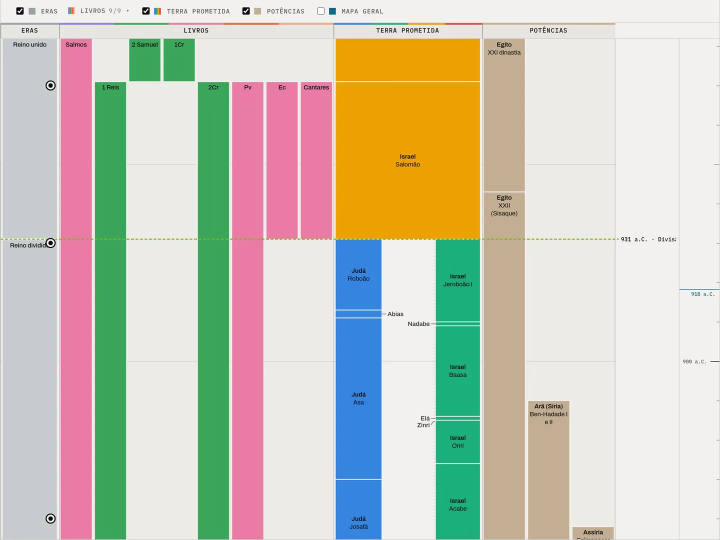
#> input picture frontend/inicio/previa-linha-claro.webp, 1440 x 1080 px, given in place of 2053.png, which was not available (shown at 1/2 size)
$ python fonte.py
#> lines starting #> are read from the running program, lines starting #| are printed output that depends on the picture; after the words box and inside, x2 and y2 are one past the last pixel; in counts of white or black regions, pixels touching at a corner belong together; pictures that were not available may be replaced by others from this repository, and a replacement may not be noted
#> further down, im is the input picture: shape (1080, 1440, 3); mean B, G, R 184.6, 200.3, 202.9
### scripts/mapa-geral/experimentos/texto_det2.py
# Detecção de texto v2: letras do vídeo são neutras (cinza-escuro ou branco), regiões são coloridas.
# Máscara: escuro = black-hat>30 & cinza<=150 & croma<=45; claro = top-hat>30 & cinza>=190 & croma<=40.
# Componentes com forma de letra; palavras = letras na mesma linha (sobreposição vertical >= 50 %) com vão <= 0,7 h.
import sys,json,numpy as np,cv2
V2='scripts/mapa-geral/.cache/v2/'
def mascaras(im):
    g=cv2.cvtColor(im,cv2.COLOR_BGR2GRAY)
    ch=(im.max(2).astype(np.int16)-im.min(2)).astype(np.int16)
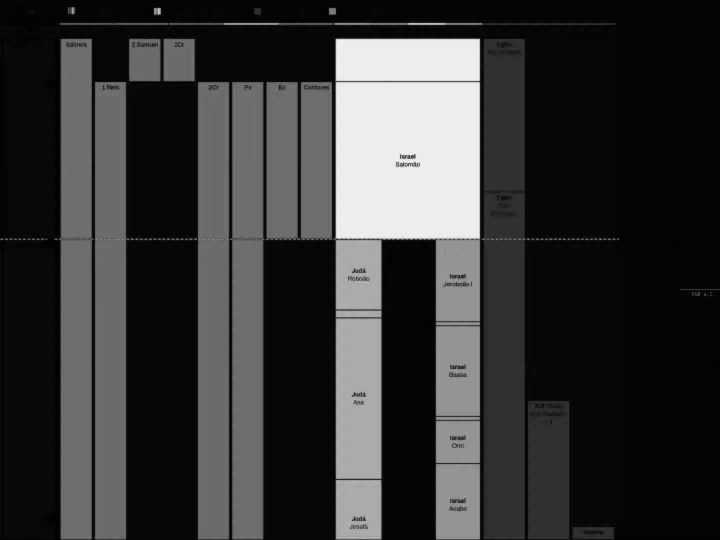
#> ch: shape (1080, 1440) int16 (shown at 1/2 size); min 0, max 252, mean 54.8
    med=cv2.medianBlur(g,15).astype(np.int16); gi=g.astype(np.int16)
#> after `med = cv2.medianBlur(g, 15).astype(np.int16)`:
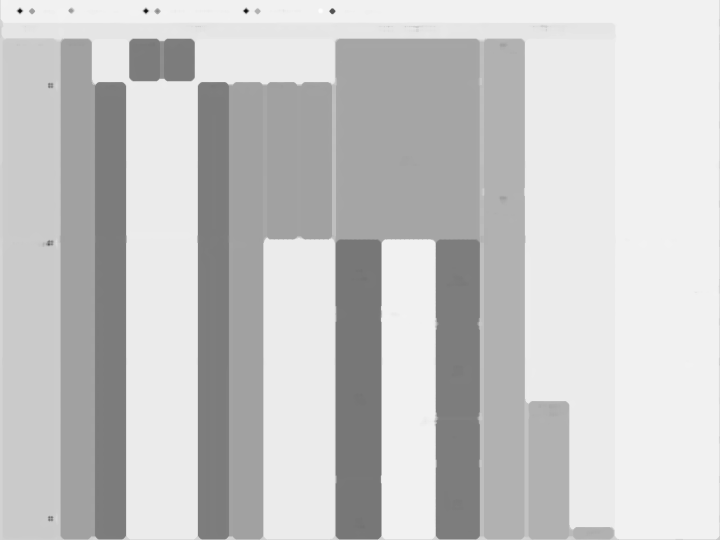
#> med: shape (1080, 1440) int16 (shown at 1/2 size); min 13, max 254, mean 199
    bh=med-gi; th=gi-med
#> after `bh = med - gi`:
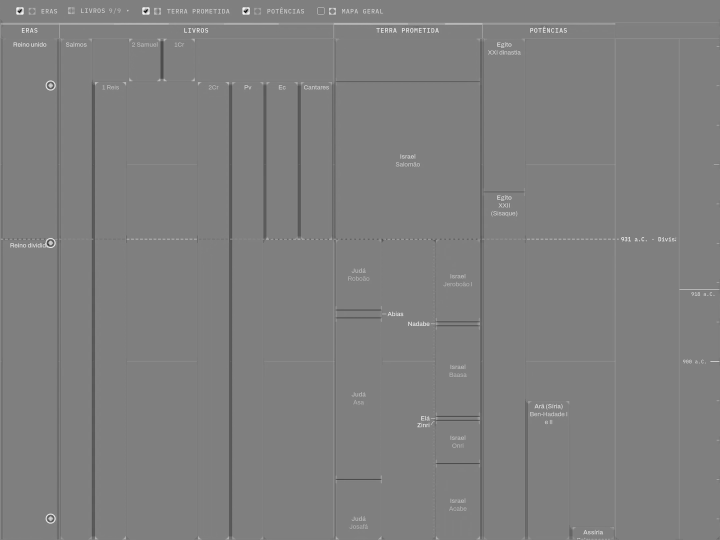
#> bh: shape (1080, 1440) int16 (shown at 1/2 size); min -242, max 241, mean -0.1; drawn with min black and max white
#> after `th = gi - med`:
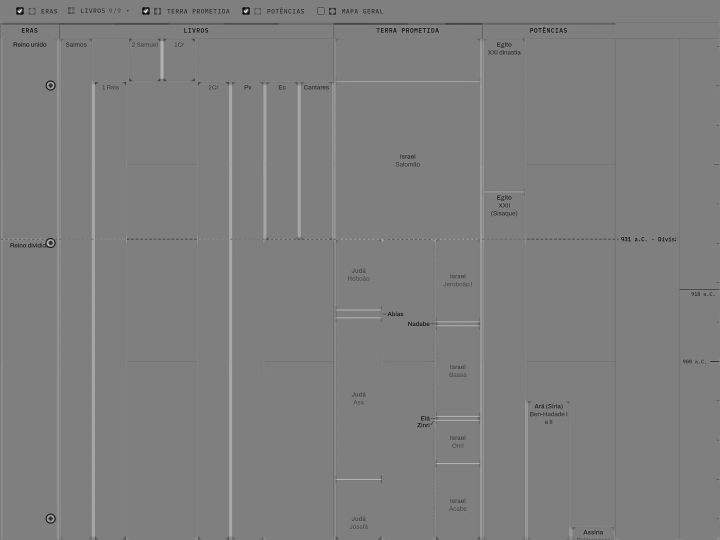
#> th: shape (1080, 1440) int16 (shown at 1/2 size); min -241, max 242, mean 0.1; drawn with min black and max white
    out={'escuro':(bh>30)&(g<=150)&(ch<=60),'claro':(th>30)&(g>=175)}
    k5=cv2.getStructuringElement(cv2.MORPH_RECT,(5,5)); k3=np.ones((3,3),np.uint8)
    for n,m in out.items():      # traço de letra é fino: tira as partes grossas (terra, mancha) e a borda delas
        m8=m.astype(np.uint8); grosso=cv2.dilate(cv2.morphologyEx(m8,cv2.MORPH_OPEN,k5),k3)
        out[n]=m&(grosso==0)
#> this loop made 2 passes
#> n on passes 1 to 2: 'escuro', 'claro'
#> pass 1, in mascaras, `m8 = m.astype(np.uint8)`:
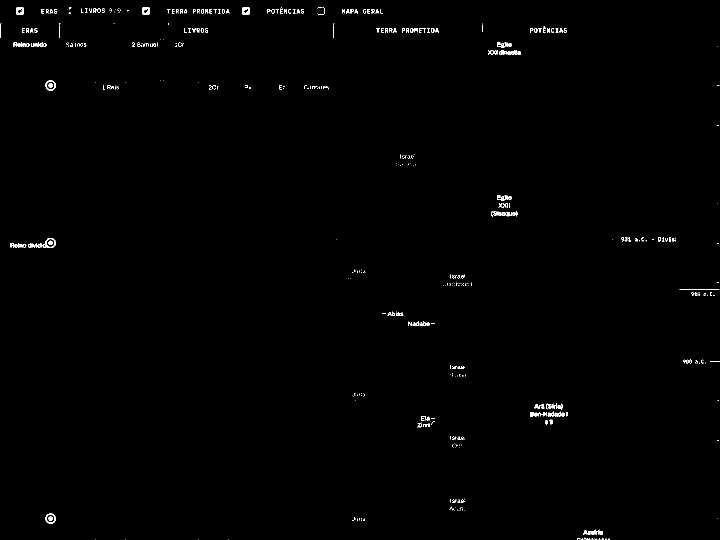
#> m8: shape (1080, 1440) (shown at 1/2 size); values 0 (black) and 1 (white), 0.52% white in thin lines or dots
#> pass 1, in mascaras, `grosso = cv2.dilate(cv2.morphologyEx(m8, cv2.MORPH_OPEN, k5), k3)`:
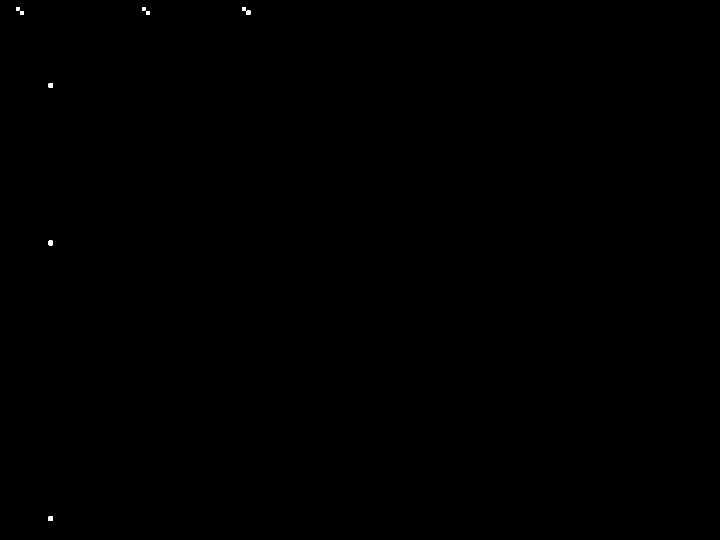
#> grosso: shape (1080, 1440) (shown at 1/2 size); values 0 (black) and 1 (white), 0.04% white; 9 white regions, largest, box (x1, y1, x2, y2) and area: (97, 166, 106, 176) 86, (97, 481, 106, 491) 86, (97, 1033, 106, 1042) 80
#> after the loop, out = 2 items
    return out
def letras(b):
    n,lab,st,_=cv2.connectedComponentsWithStats(b.astype(np.uint8),connectivity=8)
#> lab: shape (1080, 1440) int32; 476 distinct labels, from 0 to 475
#> n = 476; st = 476 rows, first 6: [0, 0, 1440, 1080, 1547499], [39, 15, 8, 8, 41], [138, 15, 5, 4, 11], [291, 15, 8, 7, 38], [492, 15, 8, 6, 34], [561, 15, 4, 2, 4]
    out=[]
    for i in range(1,n):
        x,y,w,h,a=st[i]
        if 2<=h<=34 and w<=300 and a<=(0.92*w*h+4 if w<=1.5*h else 0.7*w*h): out.append([x,y,w,h,a])
#> this loop made 475 passes
#> after the loop, out = 347 items, first 6: [39, 15, 8, 8, 41], [138, 15, 5, 4, 11], [291, 15, 8, 7, 38], [492, 15, 8, 6, 34], [561, 15, 4, 2, 4], [635, 15, 10, 2, 10]
    return out
def agrupar(L):
    L=sorted(L,key=lambda t:t[0]); pai=list(range(len(L)))
#> after `L = sorted(L, key=lambda t: t[0])`: L = 347 items, first 6: [1, 47, 2, 29, 30], [21, 486, 7, 9, 45], [27, 85, 17, 9, 85], [29, 488, 6, 7, 31], [33, 21, 7, 8, 35], [36, 488, 2, 7, 14]
#> after `pai = list(range(len(L)))`: pai = 347 values from 0 to 346
    def f(i):
        while pai[i]!=i: pai[i]=pai[pai[i]]; i=pai[i]
        return i
    for i,(x,y,w,h,a) in enumerate(L):
        for j in range(i+1,len(L)):
            x2,y2,w2,h2,a2=L[j]
            if x2>x+w+40: break
            hh=max(h,h2,6); gap=x2-(x+w)
            ov=min(y+h,y2+h2)-max(y,y2)
            if gap<=0.7*hh and ov>=0.5*min(h,h2) and max(h,h2)<=2.2*max(3,min(h,h2)) or (gap<=0.7*hh and min(h,h2)<=3 and ov>=0):
                pai[f(j)]=f(i)
#> this loop made 347 passes
#> after the loop, pai = 347 values, max 344 at index 344, min 0 at index 0, mean 166.6
    g={}
    for i in range(len(L)): g.setdefault(f(i),[]).append(L[i])
#> after the loop, g = 99 items
    out=[]
    for m in g.values():
        x0=min(t[0] for t in m); y0=min(t[1] for t in m); x1=max(t[0]+t[2] for t in m); y1=max(t[1]+t[3] for t in m)
        hs=sorted(t[3] for t in m); hm=hs[len(hs)//2]
        if (len([t for t in m if t[3]>=3])>=2 or (len(m)==1 and m[0][2]>=2*m[0][3])) and 3<=hm<=30 and y1-y0>=5 and x1-x0>=1.2*(y1-y0): out.append((int(x0),int(y0),int(x1-x0),int(y1-y0),len(m)))
#> this loop made 99 passes
#> (m, x0, y0, x1, y1, hs, hm) on passes 1, 4, 5, 8, 9, 10, 11, 12, 14: ([[1, 47, 2, 29, 30]], 1, 47, 3, 76, [29], 29), ([[33, 21, 7, 8, 35]], 33, 21, 40, 29, [8], 8), ([[39, 15, 8, 8, 41]], 39, 15, 47, 23, [8], 8), ([[85, 476, 27, 20, 174]], 85, 476, 112, 496, [20], 20), ([[91, 161, 21, 20, 142]], 91, 161, 112, 181, [20], 20), ([[91, 1027, 21, 21, 145]], 91, 1027, 112, 1048, [21], 21), ([[118, 46, 3, 4, 6]], 118, 46, 121, 50, [4], 4), ([[118, 51, 1, 25, 25]], 118, 51, 119, 76, [25], 25), ([[137, 24, 5, 4, 11]], 137, 24, 142, 28, [4], 4)
#> (x0, y0, x1, y1, hs, hm) on passes 2, 3, 6, 7, 13, 16: (21, 486, 84, 495, [7, 7, 7, 7, 7, 7, 7, 9, 9, 9], 7), (27, 84, 93, 94, [2, 2, 7, 7, 8, 8, 8, 8, 9, 10], 8), (44, 56, 75, 65, [9, 9, 9, 9], 9), (83, 18, 114, 27, [9, 9, 9, 9], 9), (132, 85, 173, 94, [2, 2, 3, 3, 4, 6, 6, 7, 8], 4), (162, 17, 210, 26, [9, 9, 9, 9, 9, 9], 9)
    return out
def detectar(im):
    return [(nome,)+p[:4] for nome,b in mascaras(im).items() for p in agrupar(letras(b))]
#> in letras (call 2), `n,lab,st,_=cv2.connectedComponentsWithStats(b.astype(np.uint8),connect..`:
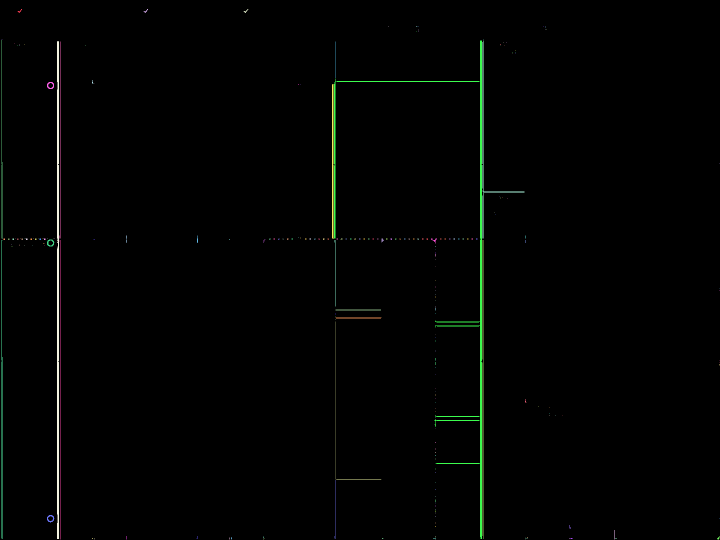
#> lab: shape (1080, 1440) int32 (shown at 1/2 size); 227 distinct labels, from 0 to 226; one colour per label, 0 black
#> the loop in agrupar (call 2), `for i,(x,y,w,h,a) in enumerate(L):` made 119 passes
#> (x, y, w, h, a) on passes 1 to 12: (7, 477, 3, 3, 9), (16, 477, 3, 3, 9), (25, 477, 3, 3, 9), (34, 477, 3, 3, 9), (35, 18, 9, 8, 23), (38, 489, 1, 3, 3), (43, 477, 3, 3, 9), (51, 476, 4, 4, 10), (61, 477, 3, 3, 9), (70, 477, 3, 3, 9), (79, 477, 3, 3, 9), (87, 476, 4, 4, 10)
#> the loop in agrupar (call 2), `for i in range(len(L)): g.setdefault(f(i),[]).append(L[i])` made 119 passes
#> the loop in agrupar (call 2), `for m in g.values():` made 113 passes
# [5 lines that do not run on import are left out]

### scripts/mapa-geral/experimentos/fonte.py
# Qual fonte (e tamanho) o vídeo usa nos rótulos? Renderiza o texto conhecido e correlaciona com o recorte.
import sys,os,glob,cv2,numpy as np
from PIL import Image,ImageDraw,ImageFont
sys.path.insert(0,'scripts/mapa-geral/experimentos')
import texto_det2 as td
SS=8
def tinta(im,nome,x,y,w,h,P=6):
    g=cv2.cvtColor(im[y-P:y+h+P,x-P:x+w+P],cv2.COLOR_BGR2GRAY).astype(np.float32)
    med=np.median(g)
    t=(med-g) if nome=='escuro' else (g-med)
    return np.clip(t/max(1,t.max()),0,1)
def render(fonte,txt,tam,var=None):
    f=ImageFont.truetype(fonte,tam*SS)
    if var:
        try: f.set_variation_by_name(var)
        except Exception: pass
    l,t,r,b=f.getbbox(txt)
    im=Image.new('L',(r-l+4*SS,b-t+4*SS),0); ImageDraw.Draw(im).text((2*SS-l,2*SS-t),txt,font=f,fill=255)
    return np.asarray(im,np.float32)/255
def melhor(ink,fonte,txt,tams,var=None):
    best=(-1,None)
    for tam in tams:
        big=render(fonte,txt,tam,var)
        for oy in range(0,SS,2):
            for ox in range(0,SS,2):
                b=big[oy:,ox:]; H,W=b.shape[0]//SS*SS,b.shape[1]//SS*SS
                tpl=b[:H,:W].reshape(H//SS,SS,W//SS,SS).mean((1,3))
                if tpl.shape[0]>ink.shape[0] or tpl.shape[1]>ink.shape[1]: continue
                s=cv2.matchTemplate(ink,tpl,cv2.TM_CCOEFF_NORMED).max()
                if s>best[0]: best=(s,tam)
    return best
if __name__=='__main__':
    im=cv2.imread('scripts/mapa-geral/.cache/v2/mapas/2053.png')
    cx=[a for a in td.detectar(im) if 820<=a[1]<=1260 and 480<=a[2]<=820 and a[0]=='escuro']
#> (the run stopped early here; a loop or call above may not have finished)
